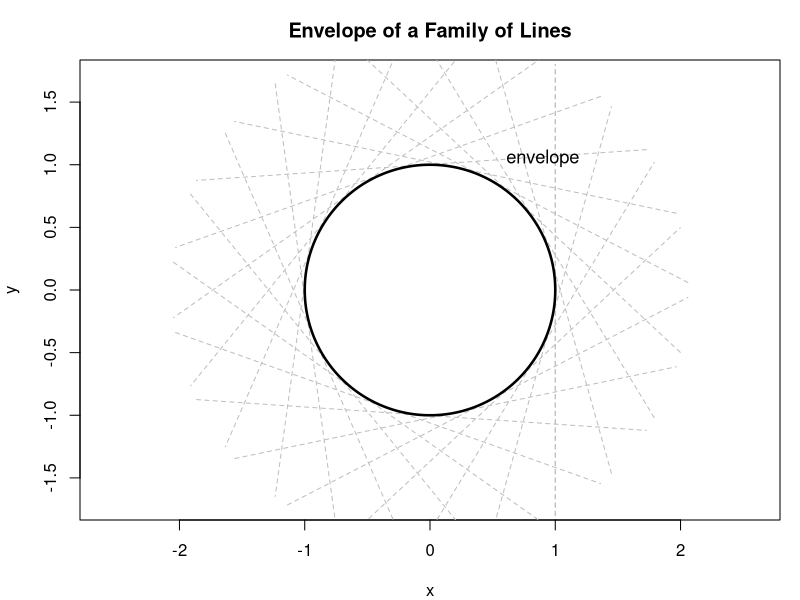

The R source for this figure: (Note: this script raises an error after producing the figure.)
setwd("C:/Users/18904/Github/differential-geometry/codes")
al=seq(0,2*pi,length.out=24)
u=seq(-1.8,1.8,length.out=100)
theta=seq(0,2*pi,length.out=300)
draw=function(){
  par(mar=c(4,4,3,1))
  plot(NULL,xlim=c(-1.7,1.7),ylim=c(-1.7,1.7),main="Envelope of a Family of Lines",xlab="x",ylab="y",asp=1)
  for(a in al){
    px=cos(a)+u*(-sin(a))
    py=sin(a)+u*cos(a)
    lines(px,py,lty=2,col="grey")
  }
  lines(cos(theta),sin(theta),lwd=2.5)
  text(0.9,1.05,"envelope",cex=1.1)
}
pdf("../figures/envelope.pdf",width=4,height=4)
draw()
dev.off()
svglite::svglite("../figures/envelope.svg",width=4,height=4)
draw()
dev.off()
